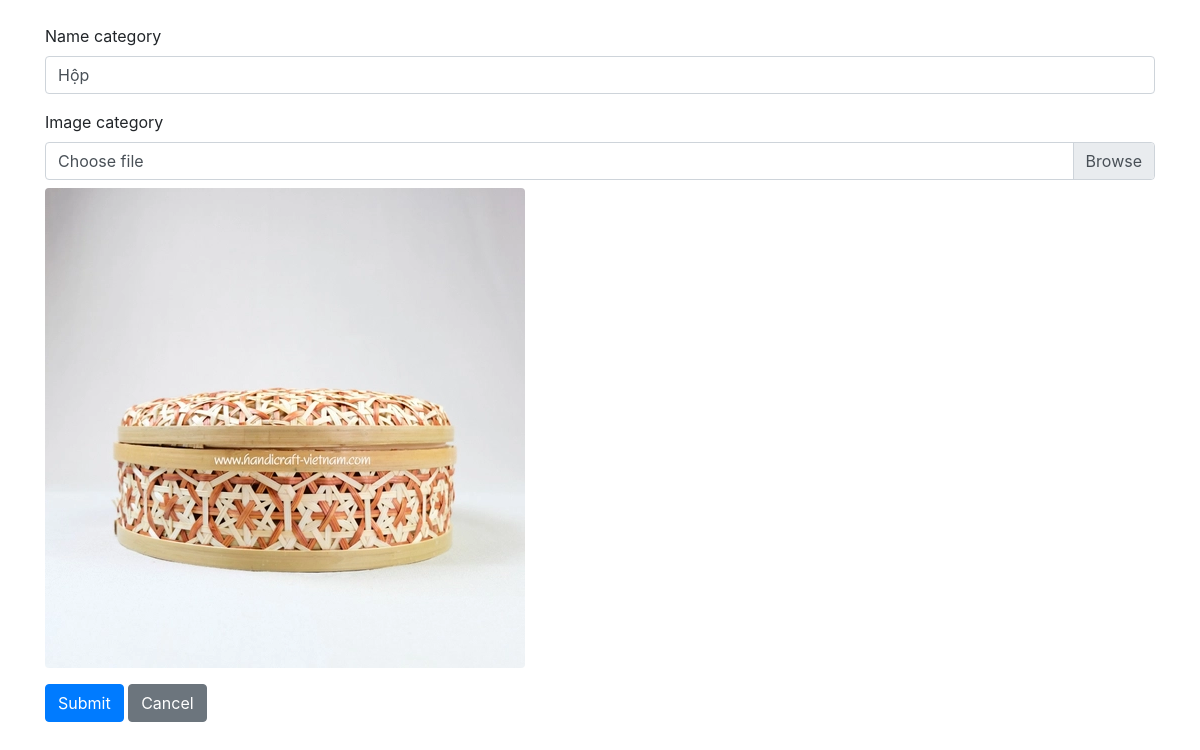
/admin/update/category.php?id=4 (signed in), run on the app's committed database.
### tables this page shows
CREATE TABLE `category` (
  `category_id` int(11) NOT NULL,
  `category_name` varchar(255) DEFAULT NULL,
  `image_url` varchar(255) DEFAULT NULL
);

### database.php (called while the page is built, shortened)
<?php
function db_connect()
{
  $connection = mysqli_connect(DB_SERVER, DB_USER, DB_PASS, DB_NAME);
  return $connection;
}
$db = db_connect();
function confirm_query_result($result)
{
  global $db;
  if (!$result) {
    echo mysqli_error($db);
    db_disconnect($db);
    exit;
  } else {
    return $result;
  }
}
function find_category_by_id($id) {
  global $db;
  $sql = "SELECT * FROM category ";
  $sql .= "WHERE category_id='" . $id . "' ";
  $sql .= "LIMIT 1";
  $result = mysqli_query($db, $sql);
  $category = mysqli_fetch_assoc($result);
  return $category;
}

### admin/update/category.php (the view, shortened to what this page needs)
<?php
require_once('../../database.php');
$errors = [];
function isFormValidated()
{
    global $errors;
    return count($errors) == 0;
}
if($_SERVER["REQUEST_METHOD"] == 'POST'){
    checkForm();
    if (isFormValidated()){
        $category = [];
        $category['category_id'] = $_POST['category_id'];
        $category['category_name'] =  $_POST['category_name'];
        $file = $_FILES['image'];
        $file_name = $file['name'];
        $category['image_url'] = !empty($_FILES['image']['name']) ? $_FILES['image']['name'] : $_POST['old_image'];  ;
        $result = update_category($category);
        if($result){
        redirect_to('../category.php');
        }
        else{
            echo "update that bai";
        }
    }
    }
else{
    $id = $_GET['id'];
    $category = find_category_by_id($id);
}
?>
<!doctype html>
<html lang="en">
  <head>
    <link rel="stylesheet" href="https://stackpath.bootstrapcdn.com/bootstrap/4.3.1/css/bootstrap.min.css">
  </head>
  <body>
  <form action="<?php echo $_SERVER["PHP_SELF"]; ?>" method="post" enctype="multipart/form-data" class="container mt-4">
<div class="form-group">
    <label for="category_name">Name category</label>
    <input type="text" class="form-control" id="category_name" name="category_name" value="<?php echo (isFormValidated() ? $category['category_name'] : $_POST['category_name']) ?>">
</div>
    <div class="form-group">
    <label for="name">Image category</label>
    <div class="custom-file">
        <label class="custom-file-label" for="image">Choose file</label>
    </div>
    <div class="mt-2">
        <img class="img-fluid rounded" alt="category Image"  src="../../cate/<?php echo isFormValidated() ? $category['image_url'] : $_POST['old_image'] ?>" >
    </div>
</div>
    <button type="submit" name="submit" class="btn btn-primary">Submit</button>
        <a href="../category.php" class="btn btn-secondary">Cancel</a>
</form>
  </body>
</html>

### data on the page
category: category_name "Hộp", image_url (picture)
